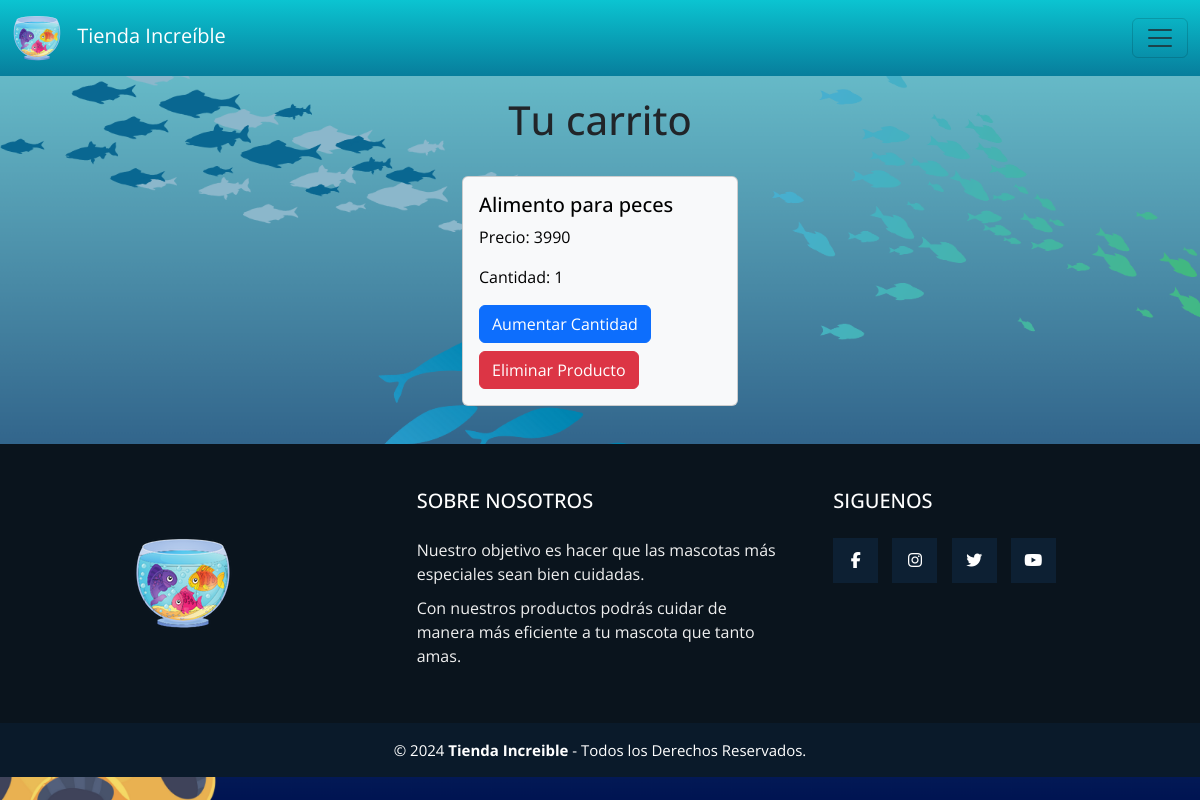
The app's page /tienda/compra, older data.
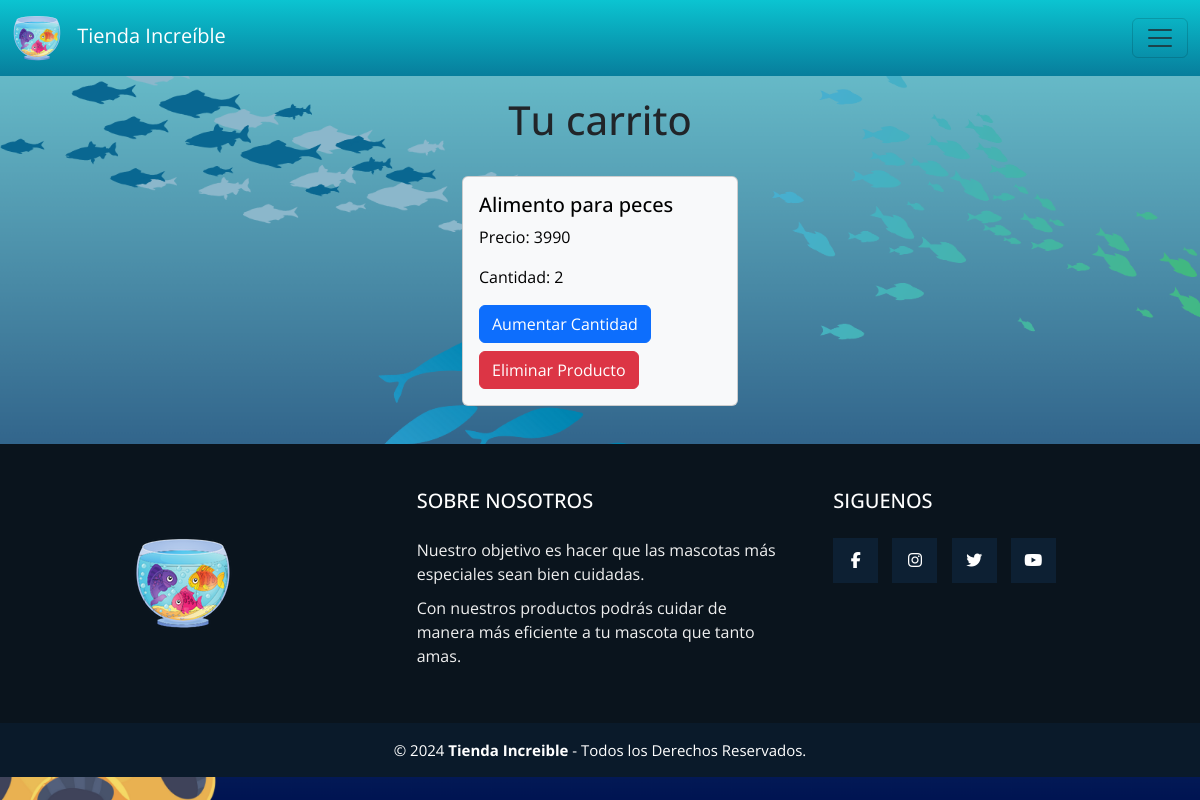
The same page, newer data.
### tienda/models.py (models this page shows)
class Carro(models.Model):
    nombre = models.CharField(max_length=100)
    precio = models.IntegerField()
    cantidad = models.IntegerField()

### tienda/views.py (the view)
# urls.py: path('compra', views.compra,name='compra'),
def compra(request):
    carro = Carro.objects.all()
    productos = Producto.objects.all()
    context={"productos": productos,
             "carro" : carro}
    return render(request,'tienda/compra.html',context)

### tienda/templates/tienda/compra.html (shortened to what this page needs)
{% load static %}
<!doctype html>
<html lang="en">
  <head>
    <link rel="stylesheet" href="{% static 'css/style.css' %}">
    <link href="https://cdn.jsdelivr.net/npm/bootstrap@5.3.3/dist/css/bootstrap.min.css" rel="stylesheet">
  </head>
  <body style="background-image: url('/static/img/bg.png'); background-repeat: no-repeat; background-size: cover; background-attachment: fixed; font-family: 'Trebuchet MS', 'Lucida Sans Unicode', 'Lucida Grande', 'Lucida Sans', Arial, sans-serif;">
    <nav class="navbar fixed-top" style="background-image: linear-gradient(to bottom, #0bc4d1, #077e9c);">
      <div class="container-fluid">
          <a class="navbar-brand" href="{% url 'index' %}" style="color: white;">
              <img src="{% static 'img/logo.png' %}" alt="" style="width: 50px; margin-right: 10px;">
              Tienda Increíble
          </a>
          <button class="navbar-toggler" type="button" data-bs-toggle="collapse" data-bs-target="#navbarNav" aria-controls="navbarNav" aria-expanded="false" aria-label="Toggle navigation">
              <span class="navbar-toggler-icon" style="color: white;"></span>
          </button>
      </div>
  </nav>
  <div class="container-fluid mt-5 pt-5">
    <div class="row g-4 justify-content-center">
        {% if carro %}
        <div class="col-12 text-center">
            <h1>Tu carrito</h1>
        </div>
            {% for x in carro %}
                <div class="col-12 col-md-6 col-lg-3">
                    <div class="card text-bg-light h-100">
                        <div class="card-body">
                            <h5 class="card-title">{{ x.nombre }}</h5>
                            <p class="card-text">Precio: {{ x.precio }}</p>
                            <p class="card-text">Cantidad: {{ x.cantidad }}</p>
                            <form method="post" action="{% url 'agregar_al_carro' %}">
                                <button type="submit" class="btn btn-primary">Aumentar Cantidad</button>
                            </form>
                            <form method="post" action="{% url 'eliminar_del_carro' x.nombre %}">
                                <button type="submit" class="btn btn-danger mt-2">Eliminar Producto</button>
                            </form>
                        </div>
                    </div>
                </div>
            {% endfor %}
        {% else %}
            <div class="col-12 text-center">
                <h1>Tu carro está vacío.</h1>
            </div>
        {% endif %}
    </div>
</div>
  <footer class="pie-pagina">
    <div class="grupo-1">
        <div class="box">
            <figure>
                <a href="#">
                    <img src="{% static 'img/logo.png' %}" alt="Logo de Tienda Increible" style="width: auto;">
                </a>
            </figure>
        </div>
        <div class="box">
            <h2>SOBRE NOSOTROS</h2>
            <p>Nuestro objetivo es hacer que las mascotas más especiales sean bien cuidadas.</p>
            <p>Con nuestros productos podrás cuidar de manera más eficiente a tu mascota que tanto amas.</p>
        </div>
        <div class="box">
            <h2>SIGUENOS</h2>
            <div class="red-social">
                <a href="#" class="fa fa-facebook"></a>
                <a href="#" class="fa fa-instagram"></a>
                <a href="#" class="fa fa-twitter"></a>
                <a href="#" class="fa fa-youtube"></a>
            </div>
        </div>
    </div>
    <div class="grupo-2">
        <small>&copy; 2024 <b>Tienda Increible</b> - Todos los Derechos Reservados.</small>
    </div>
</footer>
  </body>
</html>

### tienda/static/css/style.css (style rules this page uses)
* { margin: 0; padding: 0; box-sizing: border-box; font-family: 'Open Sans', sans-serif; }
.pie-pagina { width: 100%; background-color: #0a141d; margin-top: 1cm; }
.pie-pagina .grupo-1 { width: 100%; max-width: 1200px; margin: auto; display:grid; grid-template-columns: repeat(3, 1fr); grid-gap:50px; padding: 45px 0px; }
.pie-pagina .grupo-1 .box figure { width: 100%; height: 100%; display: flex; justify-content: center; align-items: center; }
.pie-pagina .grupo-1 .box figure img { width: 250px; }
.pie-pagina .grupo-1 .box h2 { color: #fff; margin-bottom: 25px; font-size: 20px; }
.pie-pagina .grupo-1 .box p { color: #efefef; margin-bottom: 10px; }
.pie-pagina .grupo-1 .red-social a { display: inline-block; text-decoration: none; width: 45px; height: 45px; line-height: 45px; color: #fff; margin-right: 10px; background-color: #0d2033; text-align: center; transition: all 300ms ease; }
.pie-pagina .grupo-2 { background-color: #0a1a2a; padding: 15px 10px; text-align: center; color: #fff; }
.pie-pagina .grupo-2 small { font-size: 15px; }

Row changes from the older to the newer data that the page shows:
changed Carro "Alimento para peces": cantidad "1" → "2"
